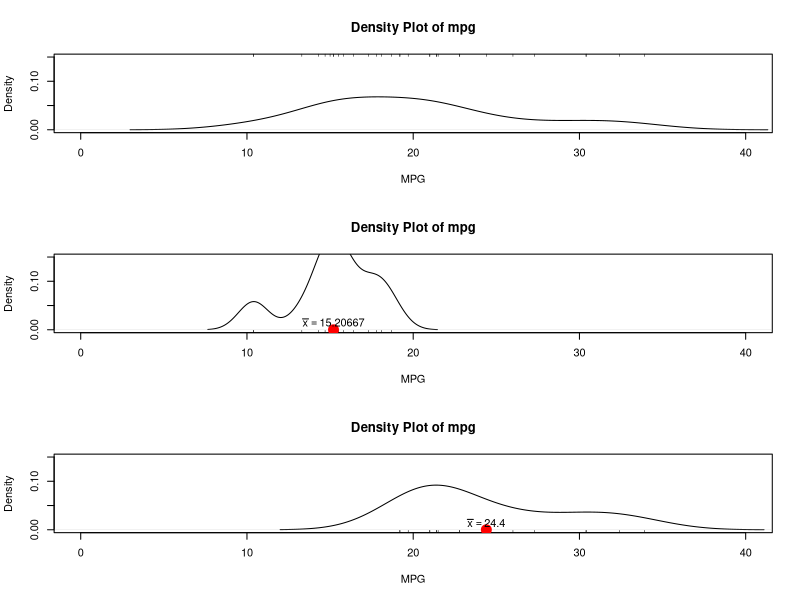
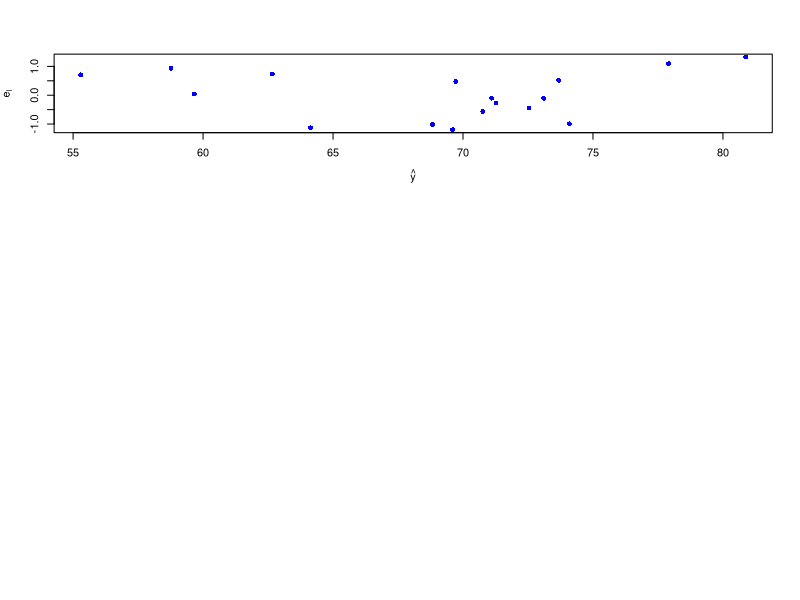
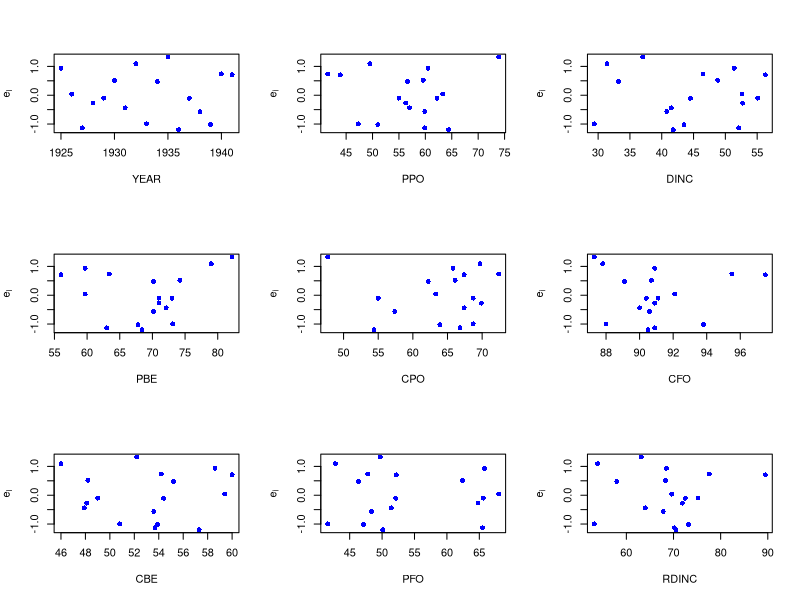
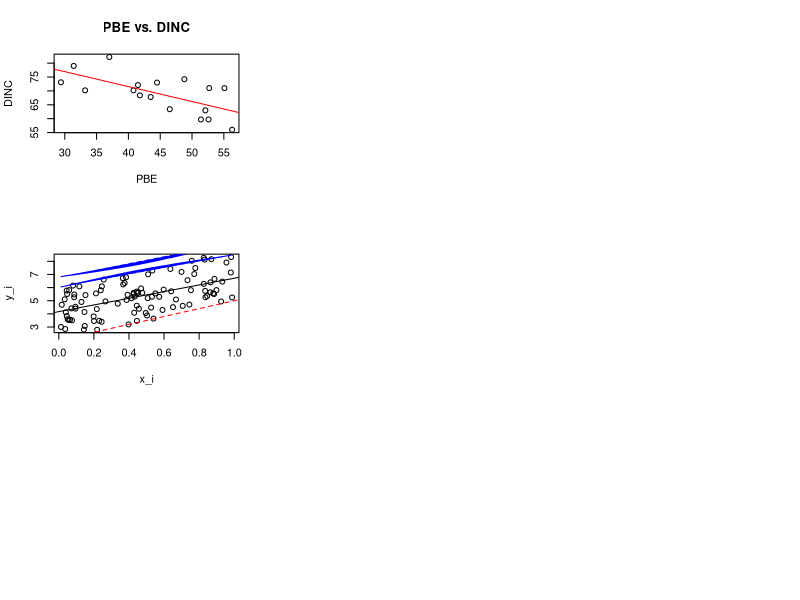

Source code (R) for these figures, in order:
## ---- chunk 1
xlimits = c(0,40)
ylimits = c(0, 0.15)
layout(matrix(c(1, 2, 3), ncol = 1))

plot(density(mtcars$mpg), xlim = xlimits, ylim = ylimits, main = "Density Plot of mpg", xlab = "MPG", ylab = "Density")
rug(mtcars$mpg, side = 3)
lowerThanMedian = mtcars$mpg[mtcars$mpg < median(mtcars$mpg)]
plot(density(lowerThanMedian), xlim = xlimits, ylim = ylimits, main = "Density Plot of mpg", xlab = "MPG", ylab = "Density")
rug(lowerThanMedian)
lowerAvg = mean(lowerThanMedian)
points(mean(lowerThanMedian), 0, pch=19, col="red", cex=2)
text(mean(lowerThanMedian), 0.015, labels=bquote(bar(.("x"))==.(lowerAvg)))
higherThanMedian = mtcars$mpg[mtcars$mpg >= median(mtcars$mpg)]
plot(density(higherThanMedian), xlim = xlimits, ylim = ylimits, main = "Density Plot of mpg", xlab = "MPG", ylab = "Density")
rug(higherThanMedian)
higherAvg = mean(higherThanMedian)
points(mean(higherThanMedian), 0, pch=19, col="red", cex=2)
text(mean(higherThanMedian), 0.015, labels=bquote(bar(.("x"))==.(higherAvg)))
## ---- chunk 2
t_test_result <- t.test(lowerThanMedian, higherThanMedian, alternative = "greater")
t_test_result$p.value
## ---- chunk 3
df = read.table(file="beef.txt", header = TRUE, skip=26)
df
summary(df)
## ---- chunk 4
m = lm(df$PBE ~ df$YEAR + df $CBE + df$PPO + df$CPO + df$PFO + df$DINC + df$CFO + df$RDINC + df$RFP)
summary(m)
###############
residuals <- residuals(m)
fitted_values <- fitted(m)
plot(fitted_values, residuals, 
     xlab = expression(paste(hat(y))), ylab = expression(paste(e[i])), 
     pch = 16, col = "blue")
layout(matrix(c(1, 2, 3,4,5,6,7,8,9), ncol = 3))
plot(df$YEAR, residuals, 
     xlab = "YEAR", ylab = expression(paste(e[i])), 
     pch = 16, col = "blue")
plot(df$PBE, residuals, 
     xlab = "PBE", ylab = expression(paste(e[i])), 
     pch = 16, col = "blue")
plot(df$CBE, residuals,
     xlab = "CBE", ylab = expression(paste(e[i])), 
     pch = 16, col = "blue")
plot(df$PPO, residuals, 
     xlab = "PPO", ylab = expression(paste(e[i])), 
     pch = 16, col = "blue")
plot(df$CPO, residuals, 
     xlab = "CPO", ylab = expression(paste(e[i])), 
     pch = 16, col = "blue")
plot(df$PFO, residuals, 
     xlab = "PFO", ylab = expression(paste(e[i])), 
     pch = 16, col = "blue")
plot(df$DINC, residuals, 
     xlab = "DINC", ylab = expression(paste(e[i])), 
     pch = 16, col = "blue")
plot(df$CFO, residuals, 
     xlab = "CFO", ylab = expression(paste(e[i])), 
     pch = 16, col = "blue")
plot(df$RDINC, residuals, 
     xlab = "RDINC", ylab = expression(paste(e[i])), 
     pch = 16, col = "blue")


## ---- chunk 5
newM = lm(df$PBE ~ df$DINC)
summary(newM)
plot(df$DINC, df$PBE, xlab="PBE", ylab="DINC", main = "PBE vs. DINC")
abline(newM, col = "red")

## ---- chunk 6
n = 100 
x_i = runif(n, min = 0, max = 1)
randomErrors = runif(n, 0, 4)
y_i = numeric(100) 
for(i in 1:100) {
  y = 2 + 3 * x_i[i] + randomErrors[i]
  y_i[i] = y
}
## ---- chunk 7
plot(x_i, y_i)
m3 = lm(y_i ~ x_i)
summary(m3)
abline(m3, col = "black")
abline(a = 2, b = 3, col = "red", lty = 2)
###########
predicted_values <- predict(m3, interval = "prediction")
residuals <- residuals(m3)
s <- sqrt(sum(residuals^2) / (length(y_i) - 2))
alpha <- 0.05
t_value <- qt(1 - alpha/2, df = length(y_i) - 2)
pointwise_intervals <- t_value * s * sqrt(1/length(y_i) + ((x_i - mean(x_i))^2) / sum((x_i - mean(x_i))^2))
lines(x_i, predicted_values[, 3] + pointwise_intervals, col = "blue", lty = 2)  # Upper confidence band
lines(x_i, predicted_values[, 3] - pointwise_intervals, col = "blue", lty = 2)  # Lower confidence band

